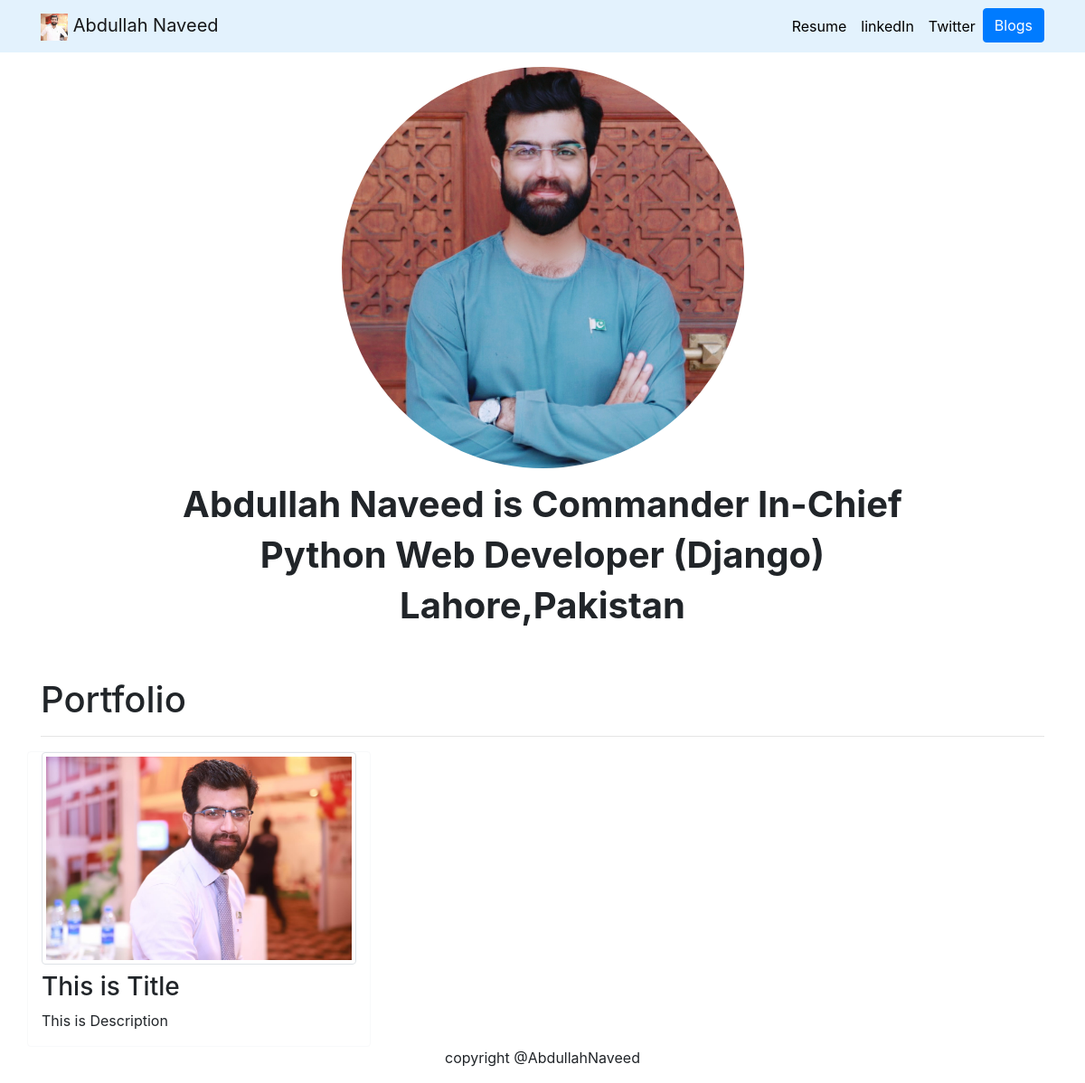
Before: / with the older database file.
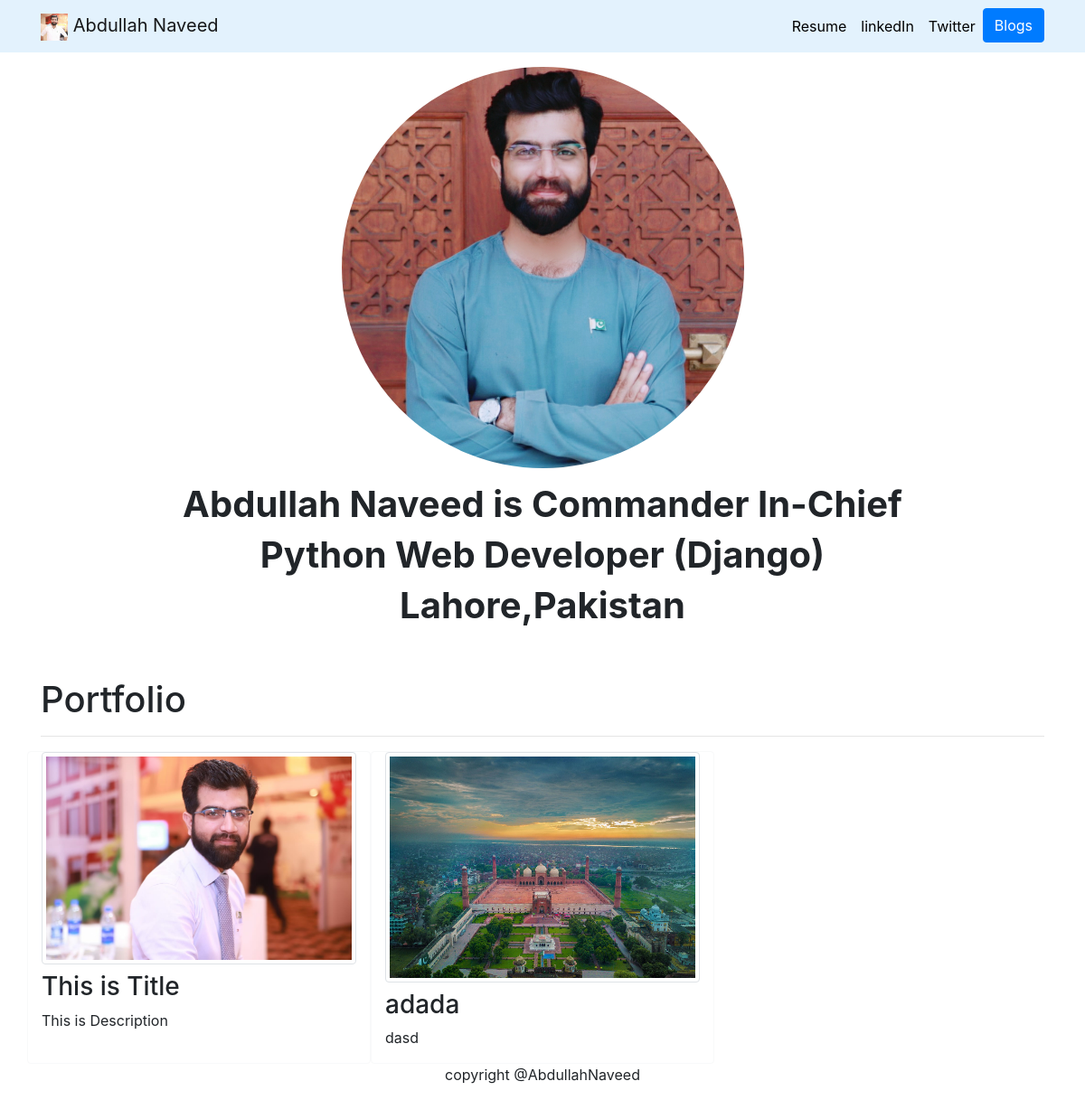
After: the same page with the newer database file.
### portfolio/models.py (models this page shows, shortened)
class Project(models.Model):
    title = models.CharField(max_length=100)
    discription = models.CharField(max_length=250)
    image = models.ImageField(upload_to='portfolio/images/')
    url = models.URLField(blank=True)

### portfolio/views.py (the view)
# urls.py: 2. Add a URL to urlpatterns:  path('', views.home, name='home')
def home(request):
    projects = Project.objects.all()
    return render(request, 'portfolio/home.html', {'projects':projects})

### portfolio/templates/portfolio/home.html
{% extends 'portfolio/base.html' %}
{% load static %}
{% block data %}
    <div class="row justify-content-center my-3">
        <div class="container col-5">
            <img class="img-fluid rounded-circle"src="{% static 'portfolio/AbdullahFiraas.jpg' %}">
        </div>
    </div>
    <div class="row justify-content-center mb-3">
        <div class="col-md-9 text-center">
            <h1 id="hometext" class="font-weight-bold">Abdullah Naveed is Commander In-Chief</h1>
            <h1 id="hometext" class="font-weight-bold">Python Web Developer (Django)</h1>
            <h1 id="hometext" class="font-weight-bold">Lahore,Pakistan</h1>
        </div>
    </div>
    <h1 class="mt-5">Portfolio</h1>
    <hr>
    <div class="row">
        {% for project in projects %}
            <div class="col-lg-4 col-md-6 border border-light rounded">
                {% if project.url %}
                       <a href="{{ project.url }}" target="_blank">
                           <img class="img-thumbnail  mb-2 rounded" src="{{ project.image.url }}">
                       </a>
                   {% else %}
                       <img class="img-thumbnail mb-2 rounded" src="{{ project.image.url }}">
                   {% endif %}
                   <h3>{{ project.title }}</h3>
                   <p>{{ project.discription }}</p>
           </div>
        {% endfor %}
    </div>
{% endblock %}

Changed rows visible on the page:
added Project: image (picture), title "adada", discription "dasd"
